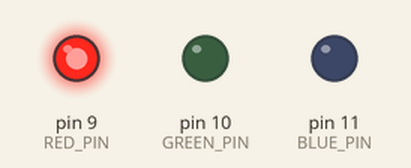
This sketch was run on a simulated Arduino Uno, built with avr-gcc and run on an emulated ATmega328P. Shown: output pins drawn as LEDs (lit = HIGH).

Above: at 0.5 s.
At 2.5 s:
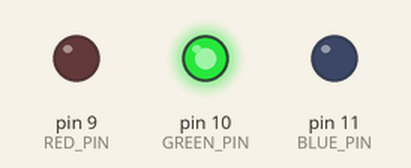
At 4.5 s:
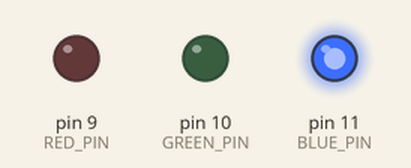
At 5.5 s:
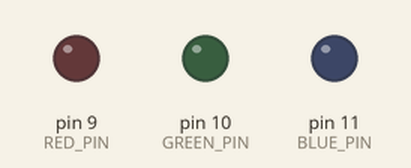
Timing chart, 0 to 7.8 s (numbered marks = the images above):
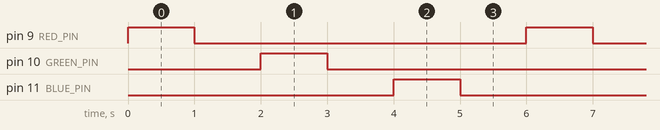

Measured:
- by itself, pin 9 (RED_PIN), pin 10 (GREEN_PIN), pin 11 (BLUE_PIN): alternates HIGH for 1.0 s and LOW for 5.0 s
- by itself, everything shown: repeats every 6.0 s, in 6 steps

The sketch:

full_colo_LED_basic.ino
```cpp
// 定数としてピンの番号を定義しておく
const int RED_PIN = 9;
const int GREEN_PIN = 10;
const int BLUE_PIN = 11;

void setup() {
  pinMode(RED_PIN, OUTPUT);
  pinMode(GREEN_PIN, OUTPUT);
  pinMode(BLUE_PIN, OUTPUT);
}

void loop() {

  // Red on
  digitalWrite(RED_PIN, HIGH);
  delay(1000);

  // Red off
  digitalWrite(RED_PIN, LOW);
  delay(1000);

  // Green on
  digitalWrite(GREEN_PIN, HIGH);
  delay(1000);

  //Green off
  digitalWrite(GREEN_PIN, LOW);
  delay(1000);

  // Blue on
  digitalWrite(BLUE_PIN, HIGH);
  delay(1000);

  // Blue off
  digitalWrite(BLUE_PIN, LOW);
  delay(1000);
}
```
